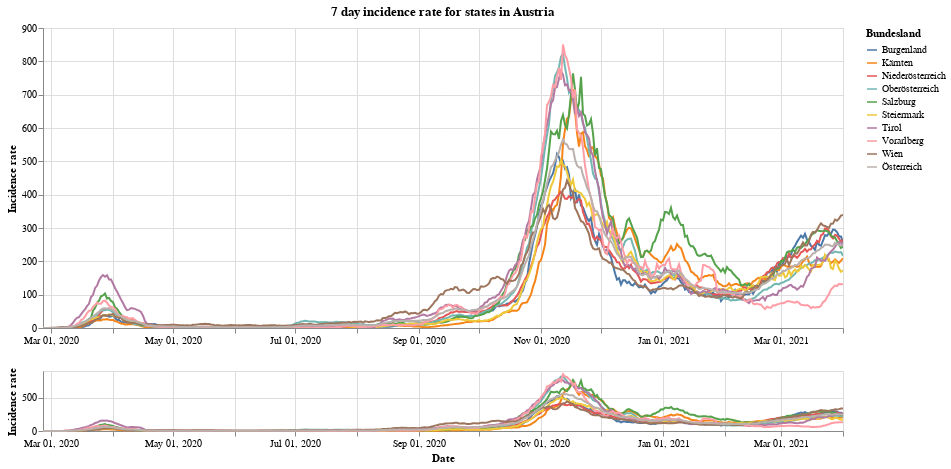

Notebook code cell kept with this figure:
### Markdown cell above
Next we have the 7 day incidence rate for states of Vorarlberg, Tirol and Wien compared to all of Austria.

### Code cell
#collapse
leg_selection = alt.selection_multi(fields=['Bundesland'], bind='legend')
brush = alt.selection(type='interval', encodings=['x'])

base = alt.Chart(at_data).mark_line().encode(
    x=alt.X("yearmonthdate(Time):T", axis=alt.Axis(title='Date')),
    y=alt.Y("SiebenTageInzidenzFaelle:Q", axis=alt.Axis(title='Incidence rate')),
    tooltip='Bundesland',
    color='Bundesland',
    opacity=alt.condition(leg_selection, alt.value(2), alt.value(0.1))
).add_selection(leg_selection).properties(width=800)

upper = base.encode(
    alt.X('yearmonthdate(Time):T',axis=alt.Axis(title=''),
          scale=alt.Scale(domain=brush))
).properties(title='7 day incidence rate for states in Austria')

lower = base.properties(
    height=60
).add_selection(brush)

upper & lower

### Figure 1 — Vega-Lite specification as saved in the notebook (floating-point values rounded to 4 significant figures; data arrays with more than 128 entries replaced by an {"elided": "..."} marker saying what was removed)
{"config": {"view": {"continuousWidth": 400, "continuousHeight": 300}}, "vconcat": [{"mark": "line", "encoding": {"color": {"type": "nominal", "field": "Bundesland"}, "opacity": {"condition": {"value": 2, "selection": "selector001"}, "value": 0.1}, "tooltip": {"type": "nominal", "field": "Bundesland"}, "x": {"type": "temporal", "axis": {"title": ""}, "field": "Time", "scale": {"domain": {"selection": "selector002"}}, "timeUnit": "yearmonthdate"}, "y": {"type": "quantitative", "axis": {"title": "Incidence rate"}, "field": "SiebenTageInzidenzFaelle"}}, "selection": {"selector001": {"type": "multi", "fields": ["Bundesland"], "bind": "legend"}}, "title": "7 day incidence rate for states in Austria", "width": 800}, {"mark": "line", "encoding": {"color": {"type": "nominal", "field": "Bundesland"}, "opacity": {"condition": {"value": 2, "selection": "selector001"}, "value": 0.1}, "tooltip": {"type": "nominal", "field": "Bundesland"}, "x": {"type": "temporal", "axis": {"title": "Date"}, "field": "Time", "timeUnit": "yearmonthdate"}, "y": {"type": "quantitative", "axis": {"title": "Incidence rate"}, "field": "SiebenTageInzidenzFaelle"}}, "height": 60, "selection": {"selector001": {"type": "multi", "fields": ["Bundesland"], "bind": "legend"}, "selector002": {"type": "interval", "encodings": ["x"]}}, "width": 800}], "data": {"name": "data-957b301adf27c33e0b53353b7345c8fc"}, "$schema": "https://vega.github.io/schema/vega-lite/v4.8.1.json", "datasets": {"data-957b301adf27c33e0b53353b7345c8fc": {"elided": "4010 records"}}}
